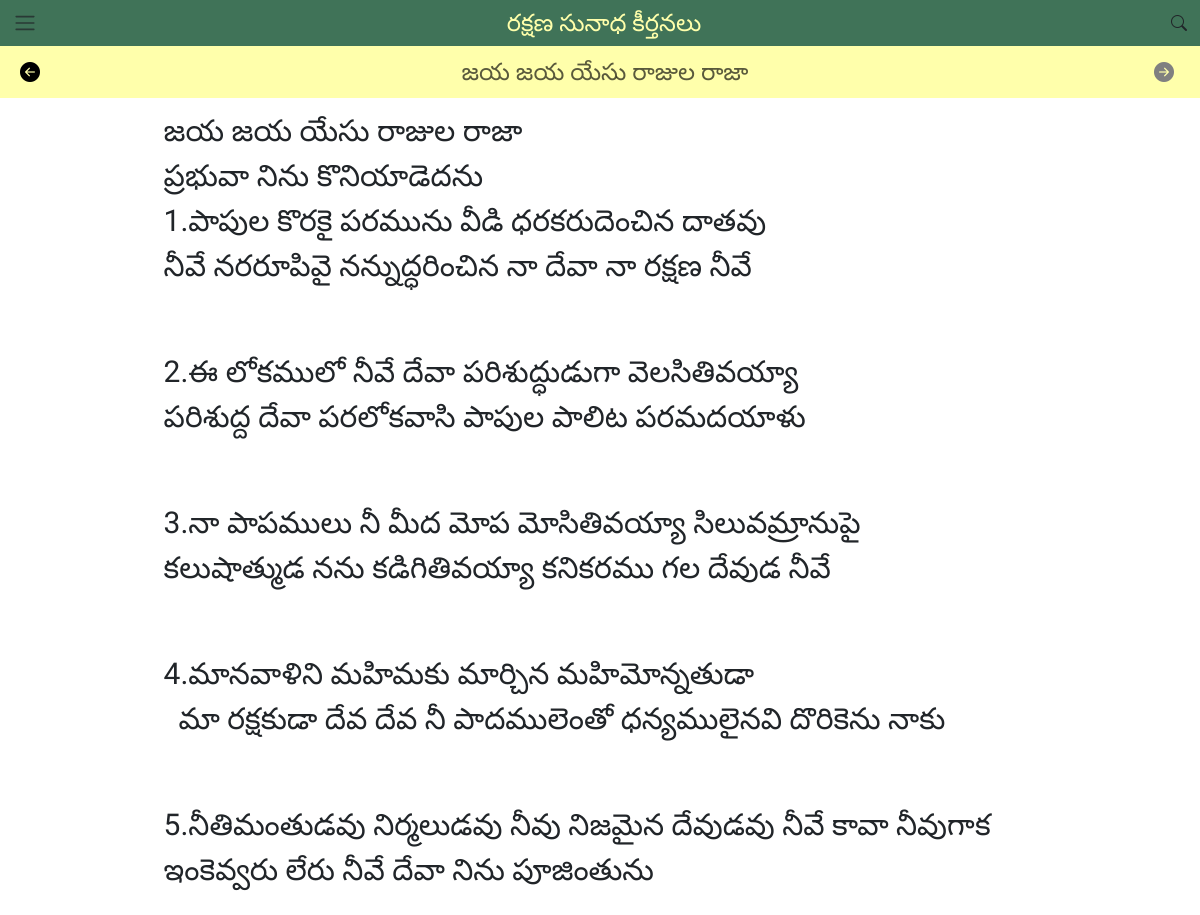
Page /2/jaya-jaya-yesu-raajula-raaja on the committed database.
### song/models.py (models this page shows, shortened)
class Song(models.Model):
    class Status(models.TextChoices):
        DRAFT = 'DF', 'Draft'
        PUBLISHED = 'PB', 'Published'
    CATEGORY_CHOICES = [
        ('A', 'స్తుతి, ఆరాధన, సిలువ ద్యానం'),
        ('B', 'హెచ్చరిక, దిద్దుబాటు'),
        ('C', 'ప్రార్థన, విజ్ఞాపన, యాచన'),
        ('D', 'లేఖన విలువ '),
        ('E', 'సేవా పిలుపు, సేవా సమర్పణ'),
        ('F', 'ఆధరణ, ప్రోత్సాహము'),
        ('G', 'యవనస్థులు'),
        ('H', 'సోదరీలు'),
        ('I', 'సువార్త సందేశం, సువార్త పిలుపు'),
        ('J', 'ప్రభువు రాకడ, రాకడ సిద్ధపాటు '),
        ('K', 'అనుబంధ కీర్తనలు'),
    ]
    number = models.IntegerField(verbose_name= 'Song Number')
    index = models.IntegerField(verbose_name= 'Song Index')
    title = models.CharField(max_length=100 , verbose_name= 'Song Title')
    body = models.TextField( verbose_name= 'Lyrics of the Song')
    slug = models.SlugField(max_length=100, unique=True, blank=True, allow_unicode=True , verbose_name= 'Slug (Part of URL)')
    status = models.CharField(max_length=2,
                              choices=Status.choices,
                              default=Status.DRAFT,
                              )
    author = models.CharField(max_length=100, verbose_name= 'Author', null=True, blank=True)
    objects = models.Manager()
    published = PublishedManager()
    category = models.CharField(max_length=1, choices=CATEGORY_CHOICES, default='A' , verbose_name= 'Content Category')
    tags = TaggableManager( verbose_name= 'Tags (Keywords)', blank=True)

### song/views.py (the view)
# urls.py: path('<int:number>/<slug:slug>', SongDetailView.as_view(), name='song_detail'),
class SongDetailView(DetailView):
    model = Song
    template_name = 'song/songs_lyrics.html'
    context_object_name = 'song'
    def get_object(self):
        song_Number = self.kwargs.get("number")
        slug = self.kwargs.get("slug")
        post = get_object_or_404(Song, number=song_Number, slug=slug)
        return post
    def get_context_data(self, **kwargs):
        context = super().get_context_data(**kwargs)
        current_song_number = self.get_object().number
        context['next_song'] = Song.objects.filter(number__gt=current_song_number, status=Song.Status.PUBLISHED).order_by('number').first()
        context['prev_song'] = Song.objects.filter(number__lt=current_song_number, status=Song.Status.PUBLISHED).order_by('-number').first()
        return context

### song/templatetags/song_tags.py (called while the page is built)
@register.filter(name='markdown')
def markdown_format(text):
    return mark_safe(markdown.markdown(text))

### templates/song/songs_lyrics.html (shortened to what this page needs)
{% extends 'song/base.html' %}
{% load song_tags %}
{% block Content %}
 <nav class="navbar navbar-expand-lg  lyr-nav" style="background-color: #ffffab">
  <div class="container-fluid lyr-nav">
    {% if prev_song %}
    <a class="navbar-brand" href="{% url 'song_detail' number=prev_song.number slug=prev_song.slug %}">
      <i class="bi bi-arrow-left-circle-fill"></i>
    </a>
    {% else %}
    <span class="navbar-brand">
      <i class="bi bi-arrow-left-circle-fill" style="color: grey;"></i>
    </span>
    {% endif %}
    <div class="d-flex justify-content-center  h-20px">
      <span class="navbar-text">
        {{ song.title }}
      </span>
    </div>
    {% if next_song %}
    <a class="navbar-brand" href="{% url 'song_detail' number=next_song.number slug=next_song.slug %}">
      <i class="bi bi-arrow-right-circle-fill"></i>
    </a>
    {% else %}
    <span class="navbar-brand">
      <i class="bi bi-arrow-right-circle-fill" style="color: grey;"></i>
    </span>
    {% endif %}
  </div>
</nav>
<div class="container">
    <article class="mb-5  custom-text-area">
            <pre class="lyrics-pre">{{ song.body|markdown}}</pre>
    </article>
</div>
{% endblock %}

### static/css/base.css (style rules this page uses)
.navbar-brand { display: block; }
.navbar { margin-bottom: 0; padding: 0; }
.container-fluid { padding: 0; margin: 0; }

### static/css/songs_lyrics.css (style rules this page uses)
.custom-text-area { border-radius: 5px; align-content: center; font-family: Ramaraja; }
.lyrics-pre { white-space: pre-wrap; font-size: 1.2em; font-family: Tenali Ramakrishna; padding: 10px; border-radius: 5px; }
.navbar-text { font-family: Ramaraja; font-size: 1.5em; }
.lyr-nav { padding: 0 5px 0 10px; background-color: #ffffab; }
@media (min-width: 992px) { .lyrics-pre { font-size: 30px; width: 80%; margin: 0 10%; } }

### rows in the picture
Song: title "జయ జయ యేసు రాజుల రాజా", body "జయ జయ యేసు రాజుల రాజా ప్రభువా నిను కొనియాడెదను 1.పాపుల కొరకై పరమును వీడి ధరకరుదెంచిన దాతవు నీవే నరరూపివై నన్నుద్ధరించిన నా దేవా నా రక్షణ నీవే 2.ఈ లోకములో నీవే దేవా పరిశుద్ధుడుగా వెలసితివయ్యా పరిశుద్ద దేవా పరలోకవాసి పాపుల పాలిట పరమదయాళు 3.నా పాపములు నీ మీద మోప మోసితివయ్యా సిలువమ్రానుపై కలుషాత్ముడ నను కడిగితివయ్యా కనికరము గల దేవుడ నీవే 4.మానవాళిని మహిమకు మార్చిన మహిమోన్నతుడా మా రక్షకుడా దేవ దేవ నీ పాదములెంతో ధన్యములైనవి దొరికెను నాకు 5.నీతిమంతుడవు నిర్మలుడవు నీవు నిజమైన దేవుడవు నీవే కావా నీవుగాక ఇంకెవ్వరు లేరు నీవే దేవా నిను పూజింతును"
